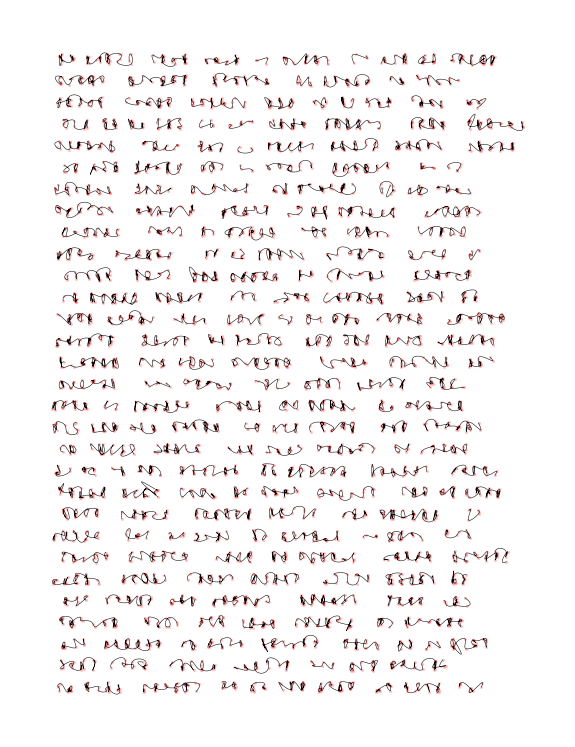

Recreate this plot in Python.
#!/usr/bin/env python3
# -*- coding: utf-8 -*-

# via https://github.com/inconvergent/sand-glyphs

import matplotlib.pyplot as plt
from numpy             import concatenate
from numpy             import column_stack
from numpy             import linspace
from numpy.random      import randint
from numpy.random      import random
from numpy.random      import seed
from scipy.interpolate import splev
from scipy.interpolate import splprep


def random_coords(x_loc, x_stretch, y_loc, y_stretch, n):

    def n_coords(stretch, loc):
        return (random(n) * stretch) + loc

    xy = [n_coords(x_stretch, x_loc), n_coords(y_stretch, y_loc)]
    return column_stack(xy)


def word_points( word_len, x_loc, x_stretch, y_loc, y_stretch, min_char_pts
               , max_char_pts):

    def rand_n(min_char_pts, max_char_pts):
        return randint(min_char_pts, max_char_pts, 1)

    def coords_shift_x(mod):
        x_shift = mod + (mod * 1.5)
        return random_coords( x_loc + x_shift
                            , x_stretch
                            , y_loc
                            , y_stretch
                            , rand_n(min_char_pts, max_char_pts)
                            )

    return concatenate(list(map(coords_shift_x, range(word_len))))


def xy_to_coords(xy):
    return xy[:, 0], xy[:, 1]


def interp_points(x, y):
    tck, u = splprep([x, y], s=0)
    u_new  = linspace(u.min(), u.max(), 100)
    curve  = splev(u_new, tck, der=0)
    return curve


def smudge(mod):
    return ((random() - 0.5) * mod)


def interp_word(word_len, x_loc, y_loc, subparams):
    subparams['word_len'] = word_len
    subparams['x_loc']    = x_loc
    subparams['y_loc']    = y_loc

    xy    = word_points(**subparams)
    x, y  = xy_to_coords(xy)
    curve = interp_points(x, y)
    return x, y, curve


def plot_word(ax, x, y, curve, points=False):
    if points:
        ax.plot(x, y, 'ro', ms=1, alpha=0.175)
    ax.plot(curve[0], curve[1], c='k', lw=0.325)


def plot_line( ax, x_init, x_limit, word_gap, y_loc, y_smudge, min_word_len
             , max_word_len, subparams):
    x = x_init()
    while x < x_limit:
        word_len = randint(min_word_len, max_word_len)
        plot_word( ax
                 , *interp_word( word_len
                               , x
                               , y_loc + smudge(y_smudge)
                               , subparams
                               )
                 , points=False
                 )
        x += (word_len * word_gap())


def plot_page( ax, n_lines, x_init, x_limit, word_gap, y_scale, y_smudge
             , min_word_len, max_word_len, subparams):
    for i in range(n_lines):
        y_loc = i * y_scale
        plot_line( ax
                 , x_init
                 , x_limit
                 , word_gap
                 , y_loc
                 , y_smudge
                 , min_word_len
                 , max_word_len
                 , subparams
                 )


def main():

    def check_params(params):                  # other things can still go
        return ( (params['n_lines']   > 1)     # wrong! ...
               & (params['n_lines']   < 1000)
               & (params['x_limit']   > 0)     # this is mostly to prevent inf
               & (params['x_limit']   < 1000)  # loops
               & (params['min_word_len'] > 1)
               & (params['max_word_len'] > params['min_word_len'])
               & (params['subparams']['min_char_pts'] > 1)
               & ( params['subparams']['max_char_pts']
                 > params['subparams']['min_char_pts']
                 )
               )

    def plot_params(params, fig_params, filename):

            def init_plot(fig_params):
                fig, ax = plt.subplots(**fig_params)
                ax.set_aspect('equal')
                ax.set_xticks([])
                ax.set_yticks([])
                ax.axis('off')
                return fig, ax

            def save_plot():
                plt.tight_layout()
                plt.savefig(filename)
                plt.close()

            _, ax = init_plot(fig_params)
            params['ax'] = ax
            plot_page(**params)
            save_plot()

    seed(2)
    fig_params = { 'figsize'     : (5, 6.5)
                 , 'dpi'         : 115
                 }
    params     = { 'n_lines'     : 30
                 , 'x_init'      : lambda: random() * 3.5
                 , 'x_limit'     : 100
                 , 'word_gap'    : lambda: (3 + (random() * 0.5))
                 , 'y_scale'     : 5.15
                 , 'y_smudge'    : 1.8
                 , 'min_word_len': 2
                 , 'max_word_len': 7
                 , 'subparams': { 'x_stretch'   : 1
                                , 'y_stretch'   : 2.5
                                , 'min_char_pts': 2
                                , 'max_char_pts': 10
                                }
                 }

    if not check_params(params):
        raise ValueError('Bad value(s) in params.')
    else:
        plot_params(params, fig_params, 'tmp/inconv_words.png')


if __name__ == '__main__':
    main()
